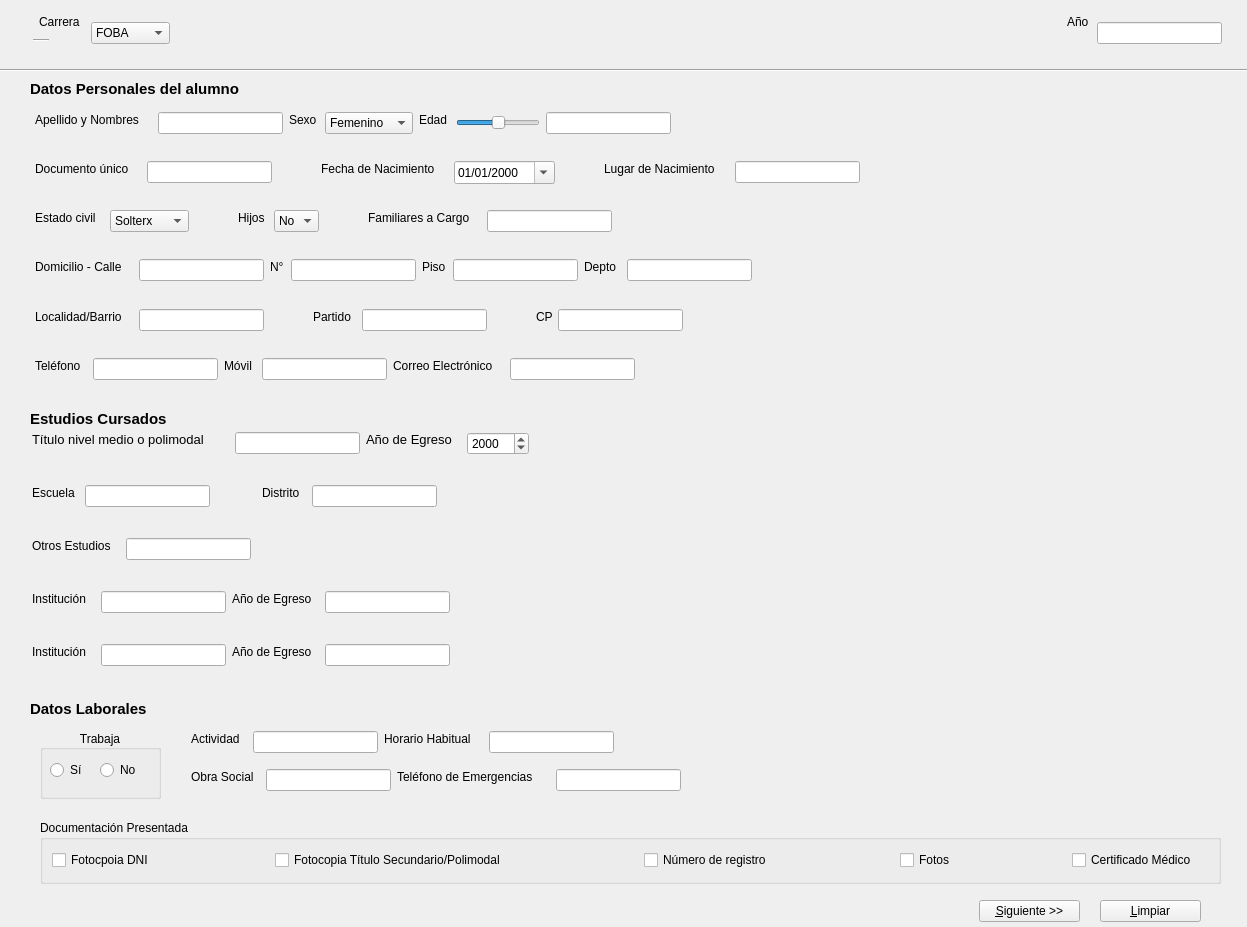
<?xml version="1.0" encoding="UTF-8"?>
<ui version="4.0">
 <class>Form</class>
 <widget class="QWidget" name="Form">
  <property name="geometry">
   <rect>
    <x>0</x>
    <y>0</y>
    <width>1247</width>
    <height>927</height>
   </rect>
  </property>
  <property name="sizePolicy">
   <sizepolicy hsizetype="Expanding" vsizetype="Expanding">
    <horstretch>0</horstretch>
    <verstretch>0</verstretch>
   </sizepolicy>
  </property>
  <property name="windowTitle">
   <string>Form</string>
  </property>
  <widget class="QLabel" name="label">
   <property name="geometry">
    <rect>
     <x>39</x>
     <y>14</y>
     <width>46</width>
     <height>16</height>
    </rect>
   </property>
   <property name="text">
    <string>Carrera</string>
   </property>
   <property name="buddy">
    <cstring>cBCarrera</cstring>
   </property>
  </widget>
  <widget class="QLabel" name="label_2">
   <property name="geometry">
    <rect>
     <x>1067</x>
     <y>14</y>
     <width>24</width>
     <height>16</height>
    </rect>
   </property>
   <property name="text">
    <string>Año</string>
   </property>
   <property name="buddy">
    <cstring>lnCiclo</cstring>
   </property>
  </widget>
  <widget class="QLineEdit" name="lnCiclo">
   <property name="geometry">
    <rect>
     <x>1097</x>
     <y>22</y>
     <width>125</width>
     <height>22</height>
    </rect>
   </property>
   <property name="sizePolicy">
    <sizepolicy hsizetype="Preferred" vsizetype="Fixed">
     <horstretch>0</horstretch>
     <verstretch>0</verstretch>
    </sizepolicy>
   </property>
  </widget>
  <widget class="QComboBox" name="cBCarrera">
   <property name="geometry">
    <rect>
     <x>91</x>
     <y>22</y>
     <width>79</width>
     <height>22</height>
    </rect>
   </property>
   <property name="sizePolicy">
    <sizepolicy hsizetype="Expanding" vsizetype="Fixed">
     <horstretch>0</horstretch>
     <verstretch>0</verstretch>
    </sizepolicy>
   </property>
   <item>
    <property name="text">
     <string>FOBA</string>
    </property>
   </item>
   <item>
    <property name="text">
     <string>Tecnicatura</string>
    </property>
   </item>
   <item>
    <property name="text">
     <string>Profesorado de Artes Plásticas</string>
    </property>
   </item>
   <item>
    <property name="text">
     <string>Cursos Extraprogramáticos</string>
    </property>
   </item>
  </widget>
  <widget class="QLabel" name="label_3">
   <property name="geometry">
    <rect>
     <x>30</x>
     <y>80</y>
     <width>246</width>
     <height>18</height>
    </rect>
   </property>
   <property name="text">
    <string>&lt;html&gt;&lt;head/&gt;&lt;body&gt;&lt;p&gt;&lt;span style=&quot; font-size:11pt; font-weight:600;&quot;&gt;Datos Personales del alumno&lt;/span&gt;&lt;/p&gt;&lt;/body&gt;&lt;/html&gt;</string>
   </property>
  </widget>
  <widget class="QLabel" name="label_4">
   <property name="geometry">
    <rect>
     <x>35</x>
     <y>112</y>
     <width>117</width>
     <height>16</height>
    </rect>
   </property>
   <property name="text">
    <string>Apellido y Nombres</string>
   </property>
   <property name="buddy">
    <cstring>lnNombre</cstring>
   </property>
  </widget>
  <widget class="QLabel" name="label_5">
   <property name="geometry">
    <rect>
     <x>289</x>
     <y>112</y>
     <width>30</width>
     <height>16</height>
    </rect>
   </property>
   <property name="text">
    <string>Sexo</string>
   </property>
   <property name="buddy">
    <cstring>cBSexo</cstring>
   </property>
  </widget>
  <widget class="QLabel" name="label_6">
   <property name="geometry">
    <rect>
     <x>419</x>
     <y>112</y>
     <width>31</width>
     <height>16</height>
    </rect>
   </property>
   <property name="text">
    <string>Edad</string>
   </property>
   <property name="buddy">
    <cstring>lnEdad</cstring>
   </property>
  </widget>
  <widget class="QLabel" name="label_7">
   <property name="geometry">
    <rect>
     <x>35</x>
     <y>161</y>
     <width>106</width>
     <height>16</height>
    </rect>
   </property>
   <property name="text">
    <string>Documento único</string>
   </property>
   <property name="buddy">
    <cstring>lnDni</cstring>
   </property>
  </widget>
  <widget class="QLabel" name="label_8">
   <property name="geometry">
    <rect>
     <x>321</x>
     <y>161</y>
     <width>127</width>
     <height>16</height>
    </rect>
   </property>
   <property name="text">
    <string>Fecha de Nacimiento</string>
   </property>
   <property name="buddy">
    <cstring>dENac</cstring>
   </property>
  </widget>
  <widget class="QLabel" name="label_9">
   <property name="geometry">
    <rect>
     <x>604</x>
     <y>161</y>
     <width>125</width>
     <height>16</height>
    </rect>
   </property>
   <property name="text">
    <string>Lugar de Nacimiento</string>
   </property>
   <property name="buddy">
    <cstring>lnLugar</cstring>
   </property>
  </widget>
  <widget class="QLabel" name="label_10">
   <property name="geometry">
    <rect>
     <x>35</x>
     <y>210</y>
     <width>69</width>
     <height>16</height>
    </rect>
   </property>
   <property name="text">
    <string>Estado civil</string>
   </property>
  </widget>
  <widget class="QLabel" name="label_11">
   <property name="geometry">
    <rect>
     <x>238</x>
     <y>210</y>
     <width>30</width>
     <height>16</height>
    </rect>
   </property>
   <property name="text">
    <string>Hijos</string>
   </property>
   <property name="buddy">
    <cstring>cBHijos</cstring>
   </property>
  </widget>
  <widget class="QLabel" name="label_12">
   <property name="geometry">
    <rect>
     <x>368</x>
     <y>210</y>
     <width>113</width>
     <height>16</height>
    </rect>
   </property>
   <property name="text">
    <string>Familiares a Cargo</string>
   </property>
   <property name="buddy">
    <cstring>lnFamiliar</cstring>
   </property>
  </widget>
  <widget class="QLabel" name="label_13">
   <property name="geometry">
    <rect>
     <x>35</x>
     <y>259</y>
     <width>98</width>
     <height>16</height>
    </rect>
   </property>
   <property name="text">
    <string>Domicilio - Calle</string>
   </property>
   <property name="buddy">
    <cstring>lnCalle</cstring>
   </property>
  </widget>
  <widget class="QLabel" name="label_14">
   <property name="geometry">
    <rect>
     <x>270</x>
     <y>259</y>
     <width>16</width>
     <height>16</height>
    </rect>
   </property>
   <property name="text">
    <string>N°</string>
   </property>
   <property name="buddy">
    <cstring>lnNum</cstring>
   </property>
  </widget>
  <widget class="QLabel" name="label_15">
   <property name="geometry">
    <rect>
     <x>422</x>
     <y>259</y>
     <width>25</width>
     <height>16</height>
    </rect>
   </property>
   <property name="text">
    <string>Piso</string>
   </property>
   <property name="buddy">
    <cstring>lnPiso</cstring>
   </property>
  </widget>
  <widget class="QLabel" name="label_16">
   <property name="geometry">
    <rect>
     <x>584</x>
     <y>259</y>
     <width>37</width>
     <height>16</height>
    </rect>
   </property>
   <property name="text">
    <string>Depto</string>
   </property>
   <property name="buddy">
    <cstring>lnDepto</cstring>
   </property>
  </widget>
  <widget class="QLabel" name="label_17">
   <property name="geometry">
    <rect>
     <x>35</x>
     <y>309</y>
     <width>98</width>
     <height>16</height>
    </rect>
   </property>
   <property name="text">
    <string>Localidad/Barrio</string>
   </property>
   <property name="buddy">
    <cstring>lineEdit_12</cstring>
   </property>
  </widget>
  <widget class="QLabel" name="label_18">
   <property name="geometry">
    <rect>
     <x>313</x>
     <y>309</y>
     <width>43</width>
     <height>16</height>
    </rect>
   </property>
   <property name="text">
    <string>Partido</string>
   </property>
   <property name="buddy">
    <cstring>lineEdit_11</cstring>
   </property>
  </widget>
  <widget class="QLabel" name="label_19">
   <property name="geometry">
    <rect>
     <x>536</x>
     <y>309</y>
     <width>16</width>
     <height>16</height>
    </rect>
   </property>
   <property name="text">
    <string>CP</string>
   </property>
   <property name="buddy">
    <cstring>lineEdit_15</cstring>
   </property>
  </widget>
  <widget class="QLabel" name="label_20">
   <property name="geometry">
    <rect>
     <x>35</x>
     <y>358</y>
     <width>52</width>
     <height>16</height>
    </rect>
   </property>
   <property name="text">
    <string>Teléfono</string>
   </property>
   <property name="buddy">
    <cstring>lineEdit_14</cstring>
   </property>
  </widget>
  <widget class="QLabel" name="label_21">
   <property name="geometry">
    <rect>
     <x>224</x>
     <y>358</y>
     <width>32</width>
     <height>16</height>
    </rect>
   </property>
   <property name="text">
    <string>Móvil</string>
   </property>
   <property name="buddy">
    <cstring>lineEdit_16</cstring>
   </property>
  </widget>
  <widget class="QLabel" name="label_22">
   <property name="geometry">
    <rect>
     <x>393</x>
     <y>358</y>
     <width>111</width>
     <height>16</height>
    </rect>
   </property>
   <property name="text">
    <string>Correo Electrónico</string>
   </property>
   <property name="buddy">
    <cstring>lineEdit_17</cstring>
   </property>
  </widget>
  <widget class="QLineEdit" name="lnNombre">
   <property name="geometry">
    <rect>
     <x>158</x>
     <y>112</y>
     <width>125</width>
     <height>22</height>
    </rect>
   </property>
  </widget>
  <widget class="QLineEdit" name="lnPiso">
   <property name="geometry">
    <rect>
     <x>453</x>
     <y>259</y>
     <width>125</width>
     <height>22</height>
    </rect>
   </property>
   <property name="sizePolicy">
    <sizepolicy hsizetype="Minimum" vsizetype="Fixed">
     <horstretch>0</horstretch>
     <verstretch>0</verstretch>
    </sizepolicy>
   </property>
  </widget>
  <widget class="QLineEdit" name="lnDepto">
   <property name="geometry">
    <rect>
     <x>627</x>
     <y>259</y>
     <width>125</width>
     <height>22</height>
    </rect>
   </property>
   <property name="sizePolicy">
    <sizepolicy hsizetype="Minimum" vsizetype="Fixed">
     <horstretch>0</horstretch>
     <verstretch>0</verstretch>
    </sizepolicy>
   </property>
  </widget>
  <widget class="QLineEdit" name="lnEdad">
   <property name="geometry">
    <rect>
     <x>546</x>
     <y>112</y>
     <width>125</width>
     <height>22</height>
    </rect>
   </property>
   <property name="sizePolicy">
    <sizepolicy hsizetype="Minimum" vsizetype="Fixed">
     <horstretch>0</horstretch>
     <verstretch>0</verstretch>
    </sizepolicy>
   </property>
   <property name="minimumSize">
    <size>
     <width>125</width>
     <height>0</height>
    </size>
   </property>
  </widget>
  <widget class="QLineEdit" name="lnNum">
   <property name="geometry">
    <rect>
     <x>291</x>
     <y>259</y>
     <width>125</width>
     <height>22</height>
    </rect>
   </property>
   <property name="sizePolicy">
    <sizepolicy hsizetype="Fixed" vsizetype="Fixed">
     <horstretch>0</horstretch>
     <verstretch>0</verstretch>
    </sizepolicy>
   </property>
  </widget>
  <widget class="QLineEdit" name="lnDni">
   <property name="geometry">
    <rect>
     <x>147</x>
     <y>161</y>
     <width>125</width>
     <height>22</height>
    </rect>
   </property>
   <property name="sizePolicy">
    <sizepolicy hsizetype="Preferred" vsizetype="Fixed">
     <horstretch>0</horstretch>
     <verstretch>0</verstretch>
    </sizepolicy>
   </property>
  </widget>
  <widget class="QLineEdit" name="lnCalle">
   <property name="geometry">
    <rect>
     <x>139</x>
     <y>259</y>
     <width>125</width>
     <height>22</height>
    </rect>
   </property>
  </widget>
  <widget class="QLineEdit" name="lineEdit_11">
   <property name="geometry">
    <rect>
     <x>362</x>
     <y>309</y>
     <width>125</width>
     <height>22</height>
    </rect>
   </property>
  </widget>
  <widget class="QLineEdit" name="lineEdit_12">
   <property name="geometry">
    <rect>
     <x>139</x>
     <y>309</y>
     <width>125</width>
     <height>22</height>
    </rect>
   </property>
  </widget>
  <widget class="QLineEdit" name="lineEdit_14">
   <property name="geometry">
    <rect>
     <x>93</x>
     <y>358</y>
     <width>125</width>
     <height>22</height>
    </rect>
   </property>
   <property name="sizePolicy">
    <sizepolicy hsizetype="Preferred" vsizetype="Fixed">
     <horstretch>0</horstretch>
     <verstretch>0</verstretch>
    </sizepolicy>
   </property>
  </widget>
  <widget class="QLineEdit" name="lineEdit_15">
   <property name="geometry">
    <rect>
     <x>558</x>
     <y>309</y>
     <width>125</width>
     <height>22</height>
    </rect>
   </property>
   <property name="sizePolicy">
    <sizepolicy hsizetype="Preferred" vsizetype="Fixed">
     <horstretch>0</horstretch>
     <verstretch>0</verstretch>
    </sizepolicy>
   </property>
  </widget>
  <widget class="QComboBox" name="cBSexo">
   <property name="geometry">
    <rect>
     <x>325</x>
     <y>112</y>
     <width>88</width>
     <height>22</height>
    </rect>
   </property>
   <property name="sizePolicy">
    <sizepolicy hsizetype="Maximum" vsizetype="Fixed">
     <horstretch>0</horstretch>
     <verstretch>0</verstretch>
    </sizepolicy>
   </property>
   <item>
    <property name="text">
     <string>Femenino</string>
    </property>
   </item>
   <item>
    <property name="text">
     <string>Masculino</string>
    </property>
   </item>
  </widget>
  <widget class="QDateEdit" name="dENac">
   <property name="geometry">
    <rect>
     <x>454</x>
     <y>161</y>
     <width>101</width>
     <height>23</height>
    </rect>
   </property>
   <property name="inputMethodHints">
    <set>Qt::ImhPreferNumbers</set>
   </property>
   <property name="wrapping">
    <bool>true</bool>
   </property>
   <property name="accelerated">
    <bool>true</bool>
   </property>
   <property name="displayFormat">
    <string>dd/MM/yyyy</string>
   </property>
   <property name="calendarPopup">
    <bool>true</bool>
   </property>
  </widget>
  <widget class="QLineEdit" name="lnLugar">
   <property name="geometry">
    <rect>
     <x>735</x>
     <y>161</y>
     <width>125</width>
     <height>22</height>
    </rect>
   </property>
  </widget>
  <widget class="QComboBox" name="cBHijos">
   <property name="geometry">
    <rect>
     <x>274</x>
     <y>210</y>
     <width>45</width>
     <height>22</height>
    </rect>
   </property>
   <item>
    <property name="text">
     <string>No</string>
    </property>
   </item>
   <item>
    <property name="text">
     <string>1</string>
    </property>
   </item>
   <item>
    <property name="text">
     <string>2</string>
    </property>
   </item>
   <item>
    <property name="text">
     <string>3</string>
    </property>
   </item>
   <item>
    <property name="text">
     <string>4</string>
    </property>
   </item>
   <item>
    <property name="text">
     <string>5</string>
    </property>
   </item>
   <item>
    <property name="text">
     <string>6</string>
    </property>
   </item>
   <item>
    <property name="text">
     <string>7</string>
    </property>
   </item>
   <item>
    <property name="text">
     <string>8</string>
    </property>
   </item>
   <item>
    <property name="text">
     <string>9</string>
    </property>
   </item>
   <item>
    <property name="text">
     <string>10</string>
    </property>
   </item>
  </widget>
  <widget class="QLineEdit" name="lnFamiliar">
   <property name="geometry">
    <rect>
     <x>487</x>
     <y>210</y>
     <width>125</width>
     <height>22</height>
    </rect>
   </property>
  </widget>
  <widget class="QLineEdit" name="lineEdit_16">
   <property name="geometry">
    <rect>
     <x>262</x>
     <y>358</y>
     <width>125</width>
     <height>22</height>
    </rect>
   </property>
   <property name="sizePolicy">
    <sizepolicy hsizetype="Maximum" vsizetype="Fixed">
     <horstretch>0</horstretch>
     <verstretch>0</verstretch>
    </sizepolicy>
   </property>
  </widget>
  <widget class="QLineEdit" name="lineEdit_17">
   <property name="geometry">
    <rect>
     <x>510</x>
     <y>358</y>
     <width>125</width>
     <height>22</height>
    </rect>
   </property>
   <property name="sizePolicy">
    <sizepolicy hsizetype="Expanding" vsizetype="Fixed">
     <horstretch>100</horstretch>
     <verstretch>0</verstretch>
    </sizepolicy>
   </property>
  </widget>
  <widget class="QLabel" name="label_24">
   <property name="geometry">
    <rect>
     <x>32</x>
     <y>432</y>
     <width>197</width>
     <height>16</height>
    </rect>
   </property>
   <property name="text">
    <string>&lt;html&gt;&lt;head/&gt;&lt;body&gt;&lt;p&gt;&lt;span style=&quot; font-size:10pt;&quot;&gt;Título nivel medio o polimodal&lt;/span&gt;&lt;/p&gt;&lt;/body&gt;&lt;/html&gt;</string>
   </property>
   <property name="buddy">
    <cstring>lntitulo</cstring>
   </property>
  </widget>
  <widget class="QLabel" name="label_25">
   <property name="geometry">
    <rect>
     <x>262</x>
     <y>485</y>
     <width>44</width>
     <height>16</height>
    </rect>
   </property>
   <property name="text">
    <string>Distrito</string>
   </property>
   <property name="buddy">
    <cstring>lineEdit_21</cstring>
   </property>
  </widget>
  <widget class="QLabel" name="label_26">
   <property name="geometry">
    <rect>
     <x>366</x>
     <y>432</y>
     <width>95</width>
     <height>16</height>
    </rect>
   </property>
   <property name="text">
    <string>&lt;html&gt;&lt;head/&gt;&lt;body&gt;&lt;p&gt;&lt;span style=&quot; font-size:10pt;&quot;&gt;Año de Egreso&lt;/span&gt;&lt;/p&gt;&lt;/body&gt;&lt;/html&gt;</string>
   </property>
  </widget>
  <widget class="QLabel" name="label_27">
   <property name="geometry">
    <rect>
     <x>32</x>
     <y>485</y>
     <width>47</width>
     <height>16</height>
    </rect>
   </property>
   <property name="text">
    <string>Escuela</string>
   </property>
   <property name="buddy">
    <cstring>lineEdit_20</cstring>
   </property>
  </widget>
  <widget class="QLabel" name="label_28">
   <property name="geometry">
    <rect>
     <x>32</x>
     <y>538</y>
     <width>88</width>
     <height>16</height>
    </rect>
   </property>
   <property name="text">
    <string>Otros Estudios</string>
   </property>
   <property name="buddy">
    <cstring>lineEdit_22</cstring>
   </property>
  </widget>
  <widget class="QLineEdit" name="lntitulo">
   <property name="geometry">
    <rect>
     <x>235</x>
     <y>432</y>
     <width>125</width>
     <height>22</height>
    </rect>
   </property>
  </widget>
  <widget class="QLineEdit" name="lineEdit_20">
   <property name="geometry">
    <rect>
     <x>85</x>
     <y>485</y>
     <width>125</width>
     <height>22</height>
    </rect>
   </property>
   <property name="sizePolicy">
    <sizepolicy hsizetype="Expanding" vsizetype="Fixed">
     <horstretch>0</horstretch>
     <verstretch>0</verstretch>
    </sizepolicy>
   </property>
  </widget>
  <widget class="QLineEdit" name="lineEdit_21">
   <property name="geometry">
    <rect>
     <x>312</x>
     <y>485</y>
     <width>125</width>
     <height>22</height>
    </rect>
   </property>
   <property name="sizePolicy">
    <sizepolicy hsizetype="Expanding" vsizetype="Fixed">
     <horstretch>0</horstretch>
     <verstretch>0</verstretch>
    </sizepolicy>
   </property>
  </widget>
  <widget class="QLineEdit" name="lineEdit_22">
   <property name="geometry">
    <rect>
     <x>126</x>
     <y>538</y>
     <width>125</width>
     <height>22</height>
    </rect>
   </property>
  </widget>
  <widget class="QLabel" name="label_29">
   <property name="geometry">
    <rect>
     <x>32</x>
     <y>591</y>
     <width>63</width>
     <height>16</height>
    </rect>
   </property>
   <property name="text">
    <string>Institución</string>
   </property>
   <property name="buddy">
    <cstring>lineEdit_23</cstring>
   </property>
  </widget>
  <widget class="QLabel" name="label_30">
   <property name="geometry">
    <rect>
     <x>32</x>
     <y>644</y>
     <width>63</width>
     <height>16</height>
    </rect>
   </property>
   <property name="text">
    <string>Institución</string>
   </property>
   <property name="buddy">
    <cstring>lineEdit_25</cstring>
   </property>
  </widget>
  <widget class="QLabel" name="label_31">
   <property name="geometry">
    <rect>
     <x>232</x>
     <y>591</y>
     <width>87</width>
     <height>16</height>
    </rect>
   </property>
   <property name="text">
    <string>Año de Egreso</string>
   </property>
   <property name="buddy">
    <cstring>lineEdit_24</cstring>
   </property>
  </widget>
  <widget class="QLabel" name="label_32">
   <property name="geometry">
    <rect>
     <x>232</x>
     <y>644</y>
     <width>87</width>
     <height>16</height>
    </rect>
   </property>
   <property name="text">
    <string>Año de Egreso</string>
   </property>
   <property name="buddy">
    <cstring>lineEdit_26</cstring>
   </property>
  </widget>
  <widget class="QLineEdit" name="lineEdit_23">
   <property name="geometry">
    <rect>
     <x>101</x>
     <y>591</y>
     <width>125</width>
     <height>22</height>
    </rect>
   </property>
  </widget>
  <widget class="QLineEdit" name="lineEdit_24">
   <property name="geometry">
    <rect>
     <x>325</x>
     <y>591</y>
     <width>125</width>
     <height>22</height>
    </rect>
   </property>
   <property name="sizePolicy">
    <sizepolicy hsizetype="Preferred" vsizetype="Fixed">
     <horstretch>0</horstretch>
     <verstretch>0</verstretch>
    </sizepolicy>
   </property>
  </widget>
  <widget class="QLineEdit" name="lineEdit_25">
   <property name="geometry">
    <rect>
     <x>101</x>
     <y>644</y>
     <width>125</width>
     <height>22</height>
    </rect>
   </property>
  </widget>
  <widget class="QLineEdit" name="lineEdit_26">
   <property name="geometry">
    <rect>
     <x>325</x>
     <y>644</y>
     <width>125</width>
     <height>22</height>
    </rect>
   </property>
   <property name="sizePolicy">
    <sizepolicy hsizetype="Preferred" vsizetype="Fixed">
     <horstretch>0</horstretch>
     <verstretch>0</verstretch>
    </sizepolicy>
   </property>
  </widget>
  <widget class="Line" name="line">
   <property name="geometry">
    <rect>
     <x>-20</x>
     <y>60</y>
     <width>1281</width>
     <height>20</height>
    </rect>
   </property>
   <property name="orientation">
    <enum>Qt::Horizontal</enum>
   </property>
  </widget>
  <widget class="QLabel" name="label_33">
   <property name="geometry">
    <rect>
     <x>30</x>
     <y>410</y>
     <width>246</width>
     <height>18</height>
    </rect>
   </property>
   <property name="text">
    <string>&lt;html&gt;&lt;head/&gt;&lt;body&gt;&lt;p&gt;&lt;span style=&quot; font-size:11pt; font-weight:600;&quot;&gt;Estudios Cursados&lt;/span&gt;&lt;/p&gt;&lt;/body&gt;&lt;/html&gt;</string>
   </property>
  </widget>
  <widget class="QLabel" name="label_34">
   <property name="geometry">
    <rect>
     <x>30</x>
     <y>700</y>
     <width>141</width>
     <height>18</height>
    </rect>
   </property>
   <property name="text">
    <string>&lt;html&gt;&lt;head/&gt;&lt;body&gt;&lt;p&gt;&lt;span style=&quot; font-size:11pt; font-weight:600;&quot;&gt;Datos Laborales&lt;/span&gt;&lt;/p&gt;&lt;/body&gt;&lt;/html&gt;</string>
   </property>
  </widget>
  <widget class="QGroupBox" name="groupBox">
   <property name="enabled">
    <bool>true</bool>
   </property>
   <property name="geometry">
    <rect>
     <x>40</x>
     <y>730</y>
     <width>121</width>
     <height>69</height>
    </rect>
   </property>
   <property name="layoutDirection">
    <enum>Qt::LeftToRight</enum>
   </property>
   <property name="title">
    <string>Trabaja</string>
   </property>
   <property name="alignment">
    <set>Qt::AlignCenter</set>
   </property>
   <widget class="QRadioButton" name="radioButton">
    <property name="geometry">
     <rect>
      <x>10</x>
      <y>30</y>
      <width>31</width>
      <height>20</height>
     </rect>
    </property>
    <property name="text">
     <string>Sí</string>
    </property>
   </widget>
   <widget class="QRadioButton" name="radioButton_2">
    <property name="geometry">
     <rect>
      <x>60</x>
      <y>30</y>
      <width>41</width>
      <height>20</height>
     </rect>
    </property>
    <property name="text">
     <string>No</string>
    </property>
   </widget>
  </widget>
  <widget class="QLabel" name="label_23">
   <property name="geometry">
    <rect>
     <x>191</x>
     <y>731</y>
     <width>56</width>
     <height>16</height>
    </rect>
   </property>
   <property name="text">
    <string>Actividad</string>
   </property>
   <property name="buddy">
    <cstring>lineEdit_29</cstring>
   </property>
  </widget>
  <widget class="QLabel" name="label_35">
   <property name="geometry">
    <rect>
     <x>384</x>
     <y>731</y>
     <width>99</width>
     <height>16</height>
    </rect>
   </property>
   <property name="text">
    <string>Horario Habitual</string>
   </property>
   <property name="buddy">
    <cstring>lineEdit_30</cstring>
   </property>
  </widget>
  <widget class="QLabel" name="label_36">
   <property name="geometry">
    <rect>
     <x>191</x>
     <y>769</y>
     <width>69</width>
     <height>16</height>
    </rect>
   </property>
   <property name="text">
    <string>Obra Social</string>
   </property>
   <property name="buddy">
    <cstring>lineEdit_27</cstring>
   </property>
  </widget>
  <widget class="QLabel" name="label_37">
   <property name="geometry">
    <rect>
     <x>397</x>
     <y>769</y>
     <width>153</width>
     <height>16</height>
    </rect>
   </property>
   <property name="text">
    <string>Teléfono de Emergencias</string>
   </property>
   <property name="buddy">
    <cstring>lineEdit_28</cstring>
   </property>
  </widget>
  <widget class="QLineEdit" name="lineEdit_27">
   <property name="geometry">
    <rect>
     <x>266</x>
     <y>769</y>
     <width>125</width>
     <height>22</height>
    </rect>
   </property>
  </widget>
  <widget class="QLineEdit" name="lineEdit_28">
   <property name="geometry">
    <rect>
     <x>556</x>
     <y>769</y>
     <width>125</width>
     <height>22</height>
    </rect>
   </property>
   <property name="sizePolicy">
    <sizepolicy hsizetype="Preferred" vsizetype="Fixed">
     <horstretch>0</horstretch>
     <verstretch>0</verstretch>
    </sizepolicy>
   </property>
  </widget>
  <widget class="QLineEdit" name="lineEdit_29">
   <property name="geometry">
    <rect>
     <x>253</x>
     <y>731</y>
     <width>125</width>
     <height>22</height>
    </rect>
   </property>
  </widget>
  <widget class="QLineEdit" name="lineEdit_30">
   <property name="geometry">
    <rect>
     <x>489</x>
     <y>731</y>
     <width>125</width>
     <height>22</height>
    </rect>
   </property>
   <property name="sizePolicy">
    <sizepolicy hsizetype="Maximum" vsizetype="Fixed">
     <horstretch>0</horstretch>
     <verstretch>0</verstretch>
    </sizepolicy>
   </property>
   <property name="maximumSize">
    <size>
     <width>16777215</width>
     <height>16777215</height>
    </size>
   </property>
  </widget>
  <widget class="QGroupBox" name="groupBox_2">
   <property name="geometry">
    <rect>
     <x>40</x>
     <y>820</y>
     <width>1181</width>
     <height>64</height>
    </rect>
   </property>
   <property name="title">
    <string>Documentación Presentada</string>
   </property>
   <widget class="QCheckBox" name="checkBox">
    <property name="geometry">
     <rect>
      <x>12</x>
      <y>30</y>
      <width>109</width>
      <height>20</height>
     </rect>
    </property>
    <property name="text">
     <string>Fotocpoia DNI</string>
    </property>
   </widget>
   <widget class="QCheckBox" name="checkBox_2">
    <property name="geometry">
     <rect>
      <x>235</x>
      <y>30</y>
      <width>255</width>
      <height>20</height>
     </rect>
    </property>
    <property name="text">
     <string>Fotocopia Título Secundario/Polimodal</string>
    </property>
   </widget>
   <widget class="QCheckBox" name="checkBox_3">
    <property name="geometry">
     <rect>
      <x>604</x>
      <y>30</y>
      <width>142</width>
      <height>20</height>
     </rect>
    </property>
    <property name="text">
     <string>Número de registro</string>
    </property>
   </widget>
   <widget class="QCheckBox" name="checkBox_6">
    <property name="geometry">
     <rect>
      <x>860</x>
      <y>30</y>
      <width>58</width>
      <height>20</height>
     </rect>
    </property>
    <property name="text">
     <string>Fotos</string>
    </property>
   </widget>
   <widget class="QCheckBox" name="checkBox_5">
    <property name="geometry">
     <rect>
      <x>1032</x>
      <y>30</y>
      <width>137</width>
      <height>20</height>
     </rect>
    </property>
    <property name="text">
     <string>Certificado Médico</string>
    </property>
   </widget>
  </widget>
  <widget class="QPushButton" name="pushButton">
   <property name="geometry">
    <rect>
     <x>979</x>
     <y>900</y>
     <width>101</width>
     <height>22</height>
    </rect>
   </property>
   <property name="text">
    <string>&amp;Siguiente &gt;&gt;</string>
   </property>
  </widget>
  <widget class="QPushButton" name="pushButton_2">
   <property name="geometry">
    <rect>
     <x>1100</x>
     <y>900</y>
     <width>101</width>
     <height>22</height>
    </rect>
   </property>
   <property name="text">
    <string>&amp;Limpiar</string>
   </property>
  </widget>
  <widget class="QComboBox" name="cBCivil">
   <property name="geometry">
    <rect>
     <x>110</x>
     <y>210</y>
     <width>79</width>
     <height>22</height>
    </rect>
   </property>
   <item>
    <property name="text">
     <string>Solterx</string>
    </property>
   </item>
   <item>
    <property name="text">
     <string>Casadx</string>
    </property>
   </item>
   <item>
    <property name="text">
     <string>Divorciadx</string>
    </property>
   </item>
   <item>
    <property name="text">
     <string>En Convivencia</string>
    </property>
   </item>
  </widget>
  <widget class="Line" name="line_2">
   <property name="geometry">
    <rect>
     <x>33</x>
     <y>32</y>
     <width>16</width>
     <height>16</height>
    </rect>
   </property>
   <property name="orientation">
    <enum>Qt::Horizontal</enum>
   </property>
  </widget>
  <widget class="QSlider" name="hSEdad">
   <property name="geometry">
    <rect>
     <x>456</x>
     <y>115</y>
     <width>84</width>
     <height>16</height>
    </rect>
   </property>
   <property name="sizePolicy">
    <sizepolicy hsizetype="Minimum" vsizetype="Fixed">
     <horstretch>0</horstretch>
     <verstretch>0</verstretch>
    </sizepolicy>
   </property>
   <property name="value">
    <number>50</number>
   </property>
   <property name="orientation">
    <enum>Qt::Horizontal</enum>
   </property>
   <property name="tickPosition">
    <enum>QSlider::NoTicks</enum>
   </property>
   <property name="tickInterval">
    <number>5</number>
   </property>
  </widget>
  <widget class="QDateEdit" name="dateEdit_2">
   <property name="geometry">
    <rect>
     <x>467</x>
     <y>432</y>
     <width>62</width>
     <height>23</height>
    </rect>
   </property>
   <property name="currentSection">
    <enum>QDateTimeEdit::YearSection</enum>
   </property>
   <property name="displayFormat">
    <string>yyyy</string>
   </property>
   <property name="calendarPopup">
    <bool>false</bool>
   </property>
  </widget>
 </widget>
 <tabstops>
  <tabstop>cBCarrera</tabstop>
  <tabstop>lnCiclo</tabstop>
  <tabstop>cBSexo</tabstop>
  <tabstop>lnDepto</tabstop>
  <tabstop>lnNum</tabstop>
  <tabstop>lnDni</tabstop>
  <tabstop>lnCalle</tabstop>
  <tabstop>lnNombre</tabstop>
  <tabstop>lineEdit_11</tabstop>
  <tabstop>lineEdit_12</tabstop>
  <tabstop>lineEdit_14</tabstop>
  <tabstop>lineEdit_15</tabstop>
  <tabstop>lnPiso</tabstop>
  <tabstop>dENac</tabstop>
  <tabstop>lnLugar</tabstop>
  <tabstop>cBHijos</tabstop>
  <tabstop>lnFamiliar</tabstop>
  <tabstop>lineEdit_16</tabstop>
  <tabstop>lineEdit_17</tabstop>
 </tabstops>
 <resources/>
 <connections/>
</ui>
